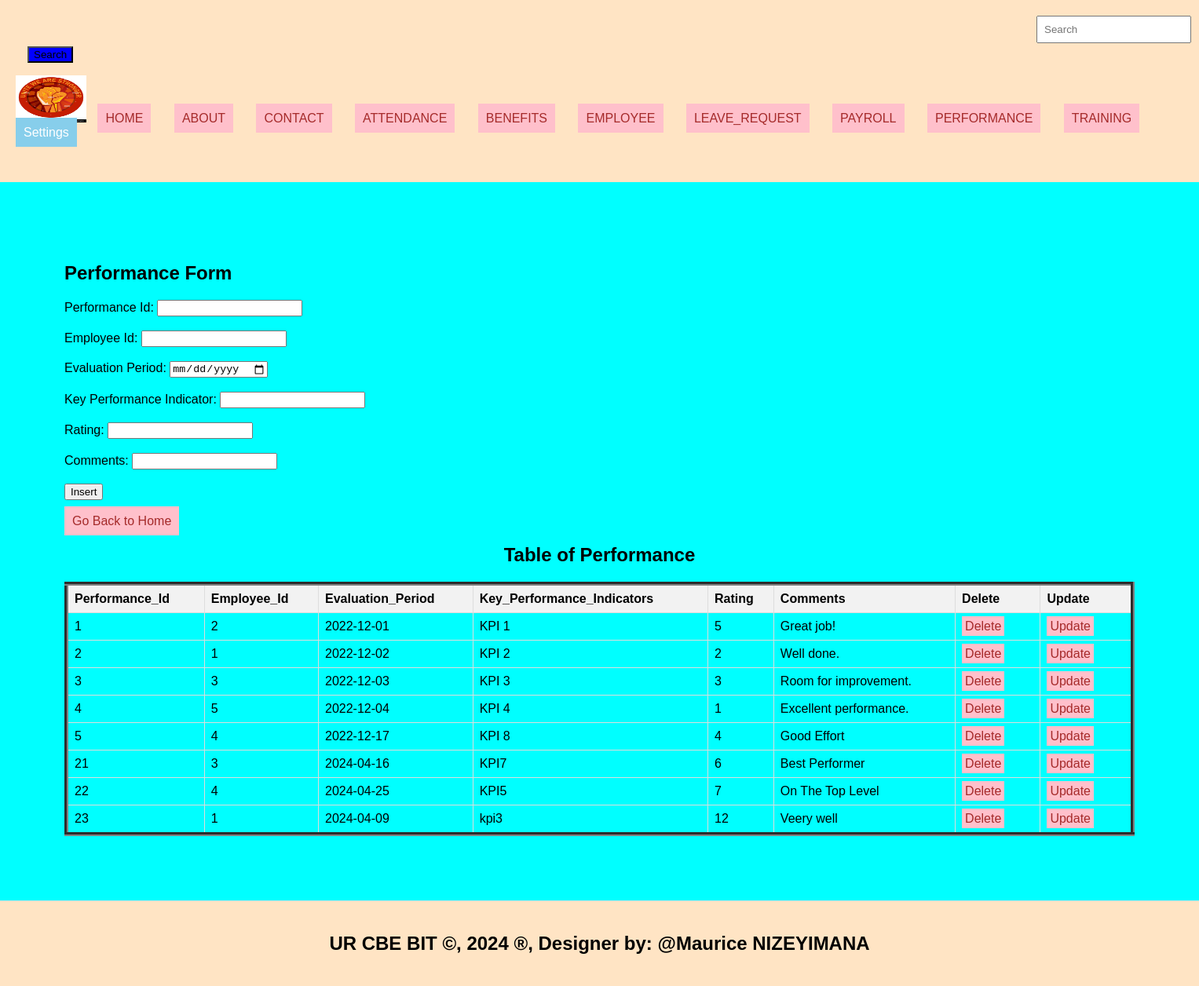
/NIZEYIMANA_Maurice_222012402_GrpB_CAT/performance.php, run on the app's committed database.
### tables this page shows
CREATE TABLE `performance` (
  `Performance_Id` int(11) NOT NULL,
  `Employee_Id` int(11) DEFAULT NULL,
  `Evaluation_Period` date DEFAULT NULL,
  `Key_Performance_Indicators` varchar(245) DEFAULT NULL,
  `Rating` int(11) DEFAULT NULL,
  `Comments` varchar(400) DEFAULT NULL
);

### NIZEYIMANA_Maurice_222012402_GrpB_CAT/performance.php (the view, shortened to what this page needs)
<!DOCTYPE html>
<html lang="en">
<head>
  <link rel="stylesheet" type="text/css" href="style.css" title="style 1" media="screen, tv, projection, handheld, print"/>
<header>
</head>
<body bgcolor="Cyan">
  <form class="d-flex" role="search" action="search.php">
    <input class="form-control me-2" type="search" placeholder="Search" aria-label="Search" name="query">
    <button class="btn btn-outline-success search-button" type="submit">Search</button>
</form>
  <ul style="list-style-type: none; padding: 0;">
    <li style="display: inline; margin-right: 10px;">
    <img src="./Image/Worker_logo.jpg" width="90" height="60" alt="Logo">
  </li>
    <li style="display: inline; margin-right: 10px;"><a href="./home.html">HOME</a>
  </li>
    <li style="display: inline; margin-right: 10px;"><a href="./about.html">ABOUT</a>
  </li>
    <li style="display: inline; margin-right: 10px;"><a href="./contact.html">CONTACT</a>
  </li>
    <li style="display: inline; margin-right: 10px;"><a href="./attendance.php">ATTENDANCE</a>
  </li>
    <li style="display: inline; margin-right: 10px;"><a href="./benefits.php">BENEFITS</a>
  </li>
    <li style="display: inline; margin-right: 10px;"><a href="./employee.php">EMPLOYEE</a>
  </li>
    <li style="display: inline; margin-right: 10px;"><a href="./leave_request.php">LEAVE_REQUEST</a>
  </li>
    <li style="display: inline; margin-right: 10px;"><a href="./payroll.php">PAYROLL</a>
  </li>
    <li style="display: inline; margin-right: 10px;"><a href="./Performance.php">PERFORMANCE</a>
  </li>
    <li style="display: inline; margin-right: 10px;"><a href="./training.php">TRAINING</a>
  </li>
    <li class="dropdown" style="display: inline; margin-right: 10px;">
      <a href="#" style="padding: 10px; color: white; background-color: skyblue; text-decoration: none; margin-right: 15px;">Settings</a>
    </li><br><br>
  </ul>
<section>
		<h1>Performance Form</h1>
<form method="post" onsubmit="return confirmInsert();">
<label for="perfromid">Performance Id:</label>
<input type="number" id="perfromid" name="perfromid"><br><br>
<label for="empid">Employee Id:</label>
<input type="number" id="empid" name="empid" required><br><br>
<label for="evluap">Evaluation Period:</label>
<input type="date" id="evluap" name="evluap" required><br><br>
<label for="kpi">Key Performance Indicator:</label>
<input type="text" id="kpi" name="kpi" required><br><br>
<label for="rating">Rating:</label>
<input type="number" id="rating" name="rating" required><br><br>
<label for="comm">Comments:</label>
<input type="text" id="comm" name="comm" required><br><br>
<input type="submit" name="add" value="Insert"><br><br>
<a href="./home.html">Go Back to Home</a>
</form>
<!DOCTYPE html>
<html>
<head>
</head>
<body>
    <center><h2>Table of Performance</h2></center>
    <table border="5">
        <tr>
            <th>Performance_Id</th>
            <th>Employee_Id</th>
            <th>Evaluation_Period</th>
            <th>Key_Performance_Indicators</th>
            <th>Rating</th>
            <th>Comments</th>
            <th>Delete</th>
            <th>Update</th>
        </tr>
        <?php
        include('db_connection.php');
        $sql = "SELECT * FROM Performance";
        $result = $connection->query($sql);
        if ($result->num_rows > 0) {
            while ($row = $result->fetch_assoc()) {
                $performid = $row['Performance_Id'];
                echo "<tr>
                    <td>" . $row['Performance_Id'] . "</td>
                    <td>" . $row['Employee_Id'] . "</td>
                    <td>" . $row['Evaluation_Period'] . "</td>
                    <td>" . $row['Key_Performance_Indicators'] . "</td>
                    <td>" . $row['Rating'] . "</td>
                    <td>" . $row['Comments'] . "</td>
                    <td><a style='padding:4px' href='delete_performance.php?Performance_Id=$performid'>Delete</a></td>
                    <td><a style='padding:4px' href='update_performance.php?Performance_Id=$performid'>Update</a></td>
                </tr>";
            }
        } else {
            echo "<tr><td colspan='6'>No data found</td></tr>";
        }
        ?>
    </table>
</body>
</section>
    <footer>
    <center>
      <b><h2>UR CBE BIT &copy, 2024 &reg, Designer by: @Maurice NIZEYIMANA</h2></b>
  </footer>
</body>
</html>

### NIZEYIMANA_Maurice_222012402_GrpB_CAT/style.css (style rules this page uses)
body { font-family: Arial, sans-serif; margin: 0; padding: 0; }
header { background-color: darkmagenta; padding: 20px; }
.dropdown { position: relative; display: inline; margin-right: 10px; }
section { padding:82px; border-bottom: 1px solid #ddd; }
footer { text-align: center; padding: 20px; background-color:darkmagenta; }

### NIZEYIMANA_Maurice_222012402_GrpB_CAT/performance.php (style rules this page uses)
a { padding: 10px; color: white; background-color: pink; text-decoration: none; margin-right: 15px; }
a:link { color: brown; }
button.btn { margin-left: 15px; margin-top: 4px; }
input.form-control { margin-left: 1300px; padding: 8px; }
section { padding:10px; }
header { background-color:bisque; padding: 20px; }
section { padding:82px; border-bottom: 1px solid #ddd; }
footer { text-align: center; padding: 20px; background-color:bisque; }
.search-button { background-color: blue; }
table { width: 100%; border-collapse: collapse; }
th, td { border: 1px solid #ddd; padding: 8px; text-align: left; }
th { background-color: #f2f2f2; }

### data on the page
performance: Performance_Id "1", Employee_Id "2", Evaluation_Period "2022-12-01", Key_Performance_Indicators "KPI 1", Rating "5", Comments "Great job!"
performance: Performance_Id "2", Employee_Id "1", Evaluation_Period "2022-12-02", Key_Performance_Indicators "KPI 2", Rating "2", Comments "Well done."
performance: Performance_Id "3", Employee_Id "3", Evaluation_Period "2022-12-03", Key_Performance_Indicators "KPI 3", Rating "3", Comments "Room for improvement."
performance: Performance_Id "4", Employee_Id "5", Evaluation_Period "2022-12-04", Key_Performance_Indicators "KPI 4", Rating "1", Comments "Excellent performance."
performance: Performance_Id "5", Employee_Id "4", Evaluation_Period "2022-12-17", Key_Performance_Indicators "KPI 8", Rating "4", Comments "Good Effort"
performance: Performance_Id "21", Employee_Id "3", Evaluation_Period "2024-04-16", Key_Performance_Indicators "KPI7", Rating "6", Comments "Best Performer"
performance: Performance_Id "22", Employee_Id "4", Evaluation_Period "2024-04-25", Key_Performance_Indicators "KPI5", Rating "7", Comments "On The Top Level"
performance: Performance_Id "23", Employee_Id "1", Evaluation_Period "2024-04-09", Key_Performance_Indicators "kpi3", Rating "12", Comments "Veery well"
